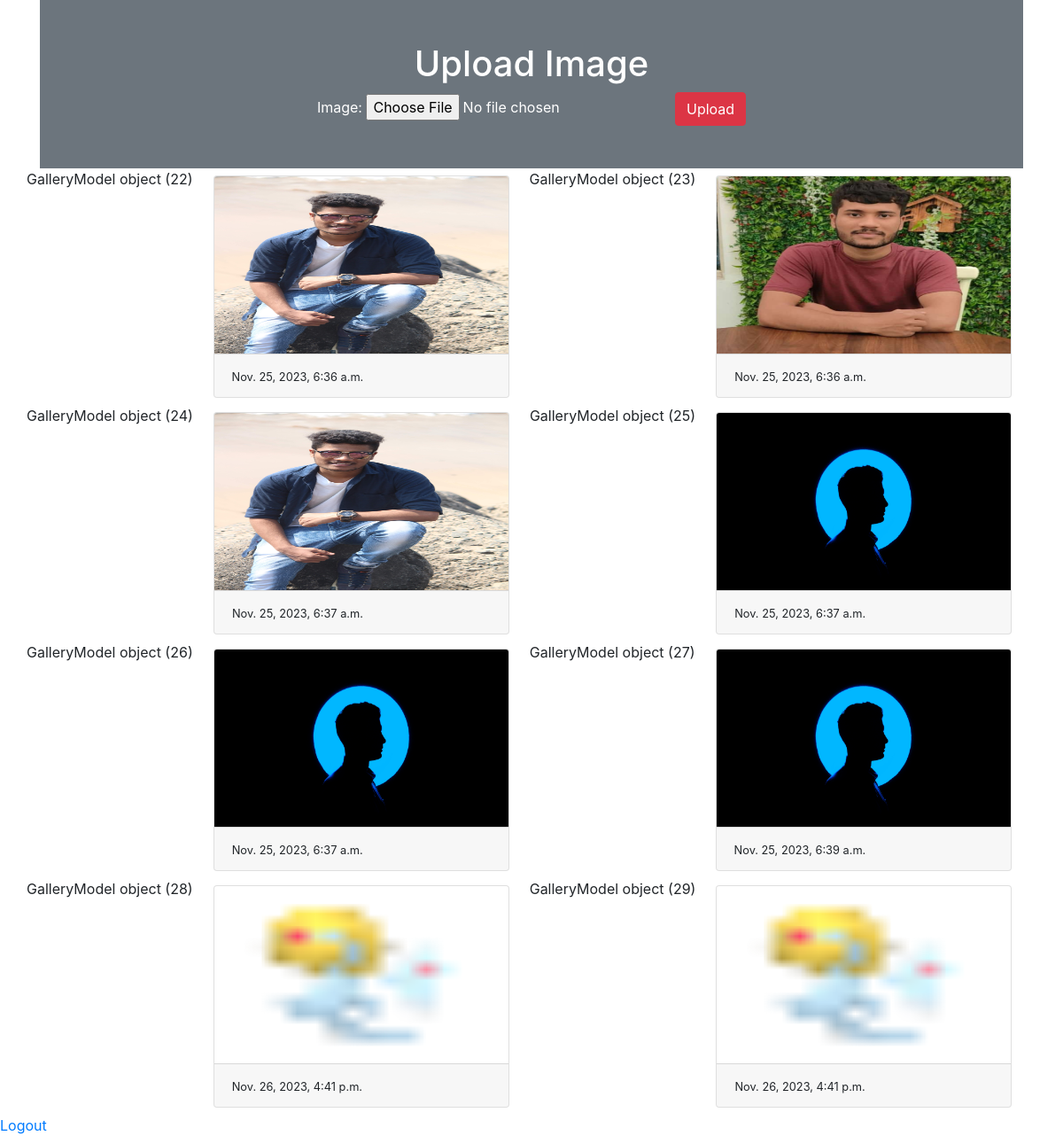
The page /home/ (signed in) on the database its author committed.
### main/models.py (models this page shows)
class GalleryModel(models.Model):
    image = models.ImageField(upload_to='my_images')
    date = models.DateTimeField(auto_now_add=True)

### main/views.py (the view)
# urls.py: 2. Add a URL to urlpatterns:  path('', views.home, name='home')
def home(request):
    if request.user.is_authenticated:
        if request.method == 'POST':
            fm = GalleryForm(request.POST, request.FILES)
            if fm.is_valid():
                fm.save()
                img = GalleryModel.objects.all()
        else:
            fm = GalleryForm()
            img = GalleryModel.objects.all()
        return render(request, 'home.html', {'form':fm, 'Image':img})
    else:
        return redirect('login')

### main/forms.py
class GalleryForm(forms.ModelForm):
    class Meta:
        model = GalleryModel
        fields = '__all__'
        labels = {'photo':''}

### main/templates/home.html (shortened to what this page needs)
<!doctype html>
<html lang="en">
  <head>
    <link rel="stylesheet" href="https://cdn.jsdelivr.net/npm/bootstrap@4.0.0/dist/css/bootstrap.min.css">
  </head>
  <body>
    <div class="container">
      <div class="py-5 text-center bg-secondary text-white">
        <h1>Upload Image</h1>
        <form action="" method="post" enctype="multipart/form-data">
          {{form}}
          <input type="submit" class="btn btn-danger" value="Upload">
        </form>
      </div>
      <div class="row">
        {% for images in Image %}
          {{images}}
          <div class="col-sm-4">
            <div class="card m-2">
              <img src="{{images.image.url}}" alt="" class="card-img-top" height="200px">
              <div class="card-footer">
                <small>{{images.date}}</small>
              </div>
            </div>
          </div>
        {% endfor %}
      </div>
    </div>
    <a href="{% url 'logout' %}">Logout</a>
  </body>
</html>

### rows shown on the page
GalleryModel: id "GalleryModel object (22)", image (picture), date "Nov. 25, 2023, 6:36 a.m."
GalleryModel: id "GalleryModel object (23)", image (picture), date "Nov. 25, 2023, 6:36 a.m."
GalleryModel: id "GalleryModel object (24)", image (picture), date "Nov. 25, 2023, 6:37 a.m."
GalleryModel: id "GalleryModel object (25)", image (picture), date "Nov. 25, 2023, 6:37 a.m."
GalleryModel: id "GalleryModel object (26)", image (picture), date "Nov. 25, 2023, 6:37 a.m."
GalleryModel: id "GalleryModel object (27)", image (picture), date "Nov. 25, 2023, 6:39 a.m."
GalleryModel: id "GalleryModel object (28)", image (picture), date "Nov. 26, 2023, 4:41 p.m."
GalleryModel: id "GalleryModel object (29)", image (picture), date "Nov. 26, 2023, 4:41 p.m."
